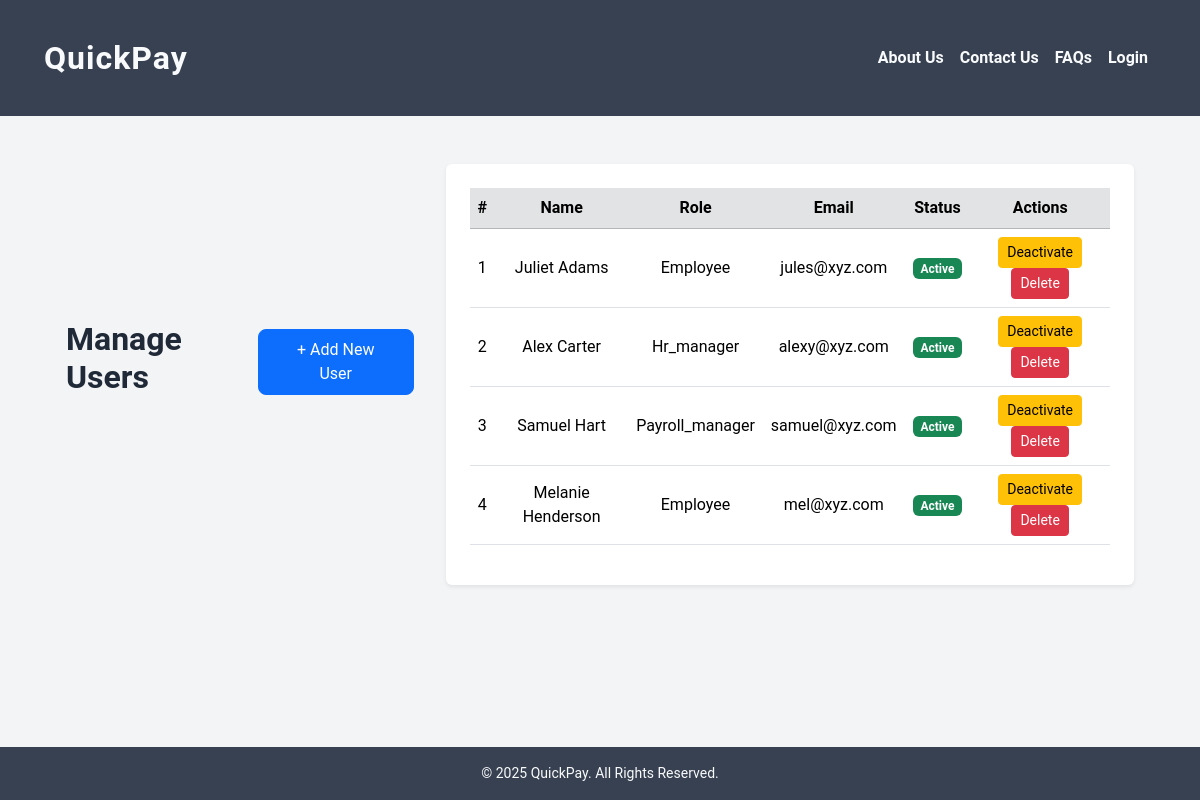
Page /manage_users on the committed database.
### user/models.py (models this page shows, shortened)
class User(AbstractUser):
    USER_TYPES = [
        ('admin', 'Admin'),
        ('hr_manager', 'HR Manager'),
        ('payroll_manager', 'Payroll Manager'),
        ('employee', 'Employee'),
    ]
    role = models.CharField(max_length=25, choices=USER_TYPES, default='employee')
    address = models.CharField(max_length=150, null=True, blank=True)
    phone = models.CharField(max_length=10, null=True, blank=True)
    office_mail = models.EmailField(unique=True, null=True, blank=True)

### user/views.py (the view)
# urls.py: path('manage_users', user.views.manage_users, name='manage_users'),
def manage_users(request):
    u = User.objects.exclude(role='admin').exclude(is_superuser=True)
    role_filter = request.GET.get('role')
    status_filter = request.GET.get('status')
    if role_filter:
        u = u.filter(role=role_filter)
    if status_filter == 'active':
        u = u.filter(is_active=True)
    elif status_filter == 'blocked':
        u = u.filter(is_active=False)
    elif status_filter == 'approved':
        u = u.filter(is_approved=True)
    return render(request, 'manage_users.html', {
        'u': u,
        'role_filter': role_filter,
        'status_filter': status_filter
    })

### Templates/manage_users.html (shortened to what this page needs)
{% extends "base.html" %}
{% load static %}
{% block content %}
    <div class="container mt-5">
  <div class="d-flex justify-content-between align-items-center mb-4">
    <h2 class="fw-bold">Manage Users</h2>
    <a href="{% url 'add_user' %}" class="btn btn-primary px-4 py-2 rounded-3">
      + Add New User
    </a>
  </div>
    <div class="table-responsive shadow-sm rounded bg-white p-4">
        <table class="table table-hover align-middle text-center">
            <thead class="table-secondary">
                <tr>
                    <th>#</th>
                    <th>Name</th>
                    <th>Role</th>
                    <th>Email</th>
                    <th>Status</th>
                    <th>Actions</th>
                </tr>
            </thead>
            <tbody>
                {% for i in u %}
                <tr>
                    <td>{{ forloop.counter }}</td>
                    <td>{{ i.first_name }} {{ i.last_name }}</td>
                    <td>{{ i.role|capfirst }}</td>
                    <td>{{ i.email }}</td>
                    <td>
                        {% if i.is_active %}
                            <span class="badge bg-success">Active</span>
                        {% else %}
                            <span class="badge bg-danger">Inactive</span>
                        {% endif %}
                    </td>
                    <td>
                        <form method="POST" action="{% url 'toggle_user_status' i.id %}" class="d-inline">
                            {% if i.is_active %}
                                <button class="btn btn-warning btn-sm">Deactivate</button>
                            {% else %}
                                <button class="btn btn-success btn-sm">Activate</button>
                            {% endif %}
                        </form>
                        <form method="POST" action="{% url 'delete_user' i.id %}" class="d-inline"
                              onsubmit="return confirm('Are you sure you want to delete {{ i.first_name }}?');">
                            <button class="btn btn-danger btn-sm">Delete</button>
                        </form>
                    </td>
                </tr>
                {% empty %}
                <tr><td colspan="7" class="text-center text-muted py-3">No users found.</td></tr>
                {% endfor %}
            </tbody>
          </table>
       </div>
    </div>
  {% endblock %}

### static/css/mystyle.css (style rules this page uses)
body { margin: 0; font-family: "Roboto", "Segoe UI", sans-serif; background: #f3f4f6; color: #1f2937; }
.container { display: flex; gap: 2rem; margin: 3rem auto; max-width: 1100px; padding: 0 1rem; }

### rows in the picture
User: first_name "Juliet", last_name "Adams", role "Employee", email "jules@xyz.com", is_active "Active"
User: first_name "Alex", last_name "Carter", role "Hr_manager", email "alexy@xyz.com", is_active "Active"
User: first_name "Samuel", last_name "Hart", role "Payroll_manager", email "samuel@xyz.com", is_active "Active"
User: first_name "Melanie", last_name "Henderson", role "Employee", email "mel@xyz.com", is_active "Active"
